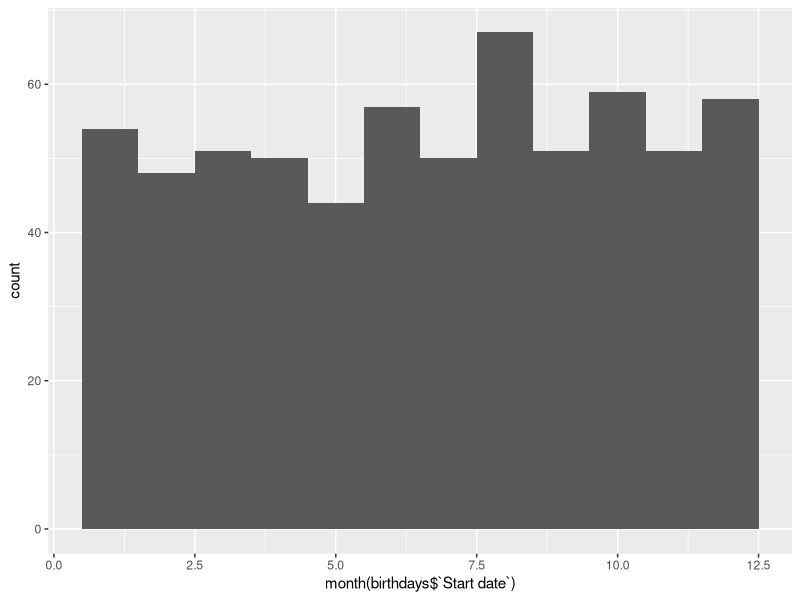

This figure's R source:
library(lubridate)
library(readr)
library(ggplot2)
birthdays_raw <- read_csv('FB friends birthdays.csv',
                          col_types =  cols(
                            Friend = col_integer(),
                            `Start date` = col_date(format = "%m/%d/%y"),
                            `End date` = col_character(),
                            `Start time` = col_character(),
                            `End time` = col_character(),
                            Duration = col_character()
                          ));

birthdays  <-  birthdays_raw[c(1,2)]

ggplot(data = birthdays, aes(x = month(birthdays$`Start date`))) + 
  geom_histogram(bins = 12)

